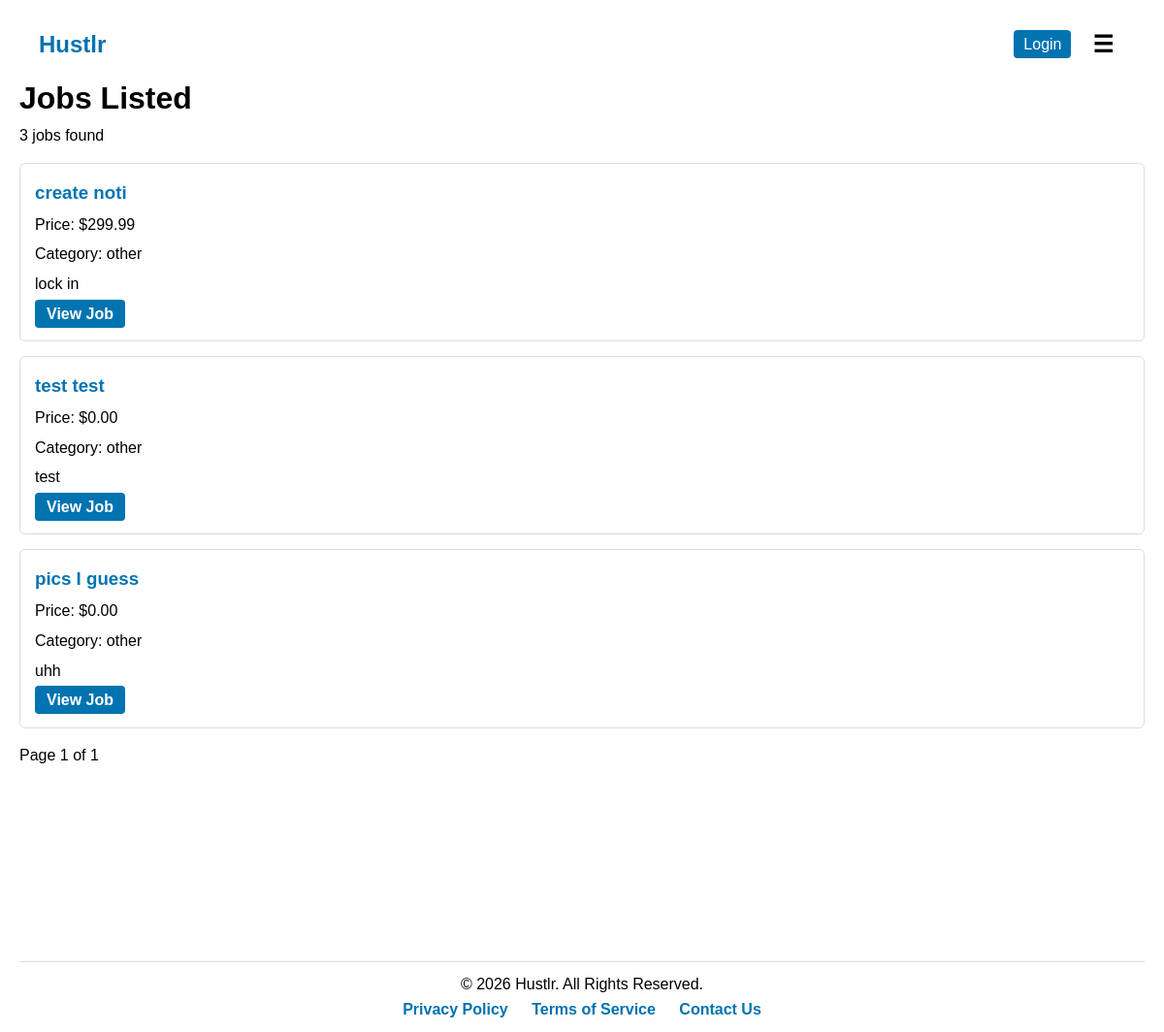
Page /users/user/1/jobs/ on the committed database.
### users/models.py (models this page shows, shortened)
class JobListing(models.Model):
    job_status = [
        ('open', 'Open'),
        ('pending', 'Pending'),
        ('completed', 'Completed'),
        ('closed', 'Closed'),
    ]
    job_category = [
        ('landscaping','Landscaping'),
        ('cleaning','Cleaning'),
        ('garbage_removal','Garbage Removal'),
        ('automotive','Automotive'),
        ('handyman','Handyman'),
        ('other','Other'),
    ]
    category = models.CharField(max_length=50, choices=job_category, default='Other')
    profile = models.ForeignKey(Profile, on_delete=models.CASCADE)
    price = models.FloatField(blank=False, default=0.0)
    title = models.TextField(max_length=20)
    description = models.CharField(max_length=800, blank=False)
    date = models.DateTimeField(auto_now_add=True)
    status = models.CharField(max_length=10, choices=job_status, default='Open')
    due_date = models.TextField(max_length=20, blank=True, null=True)

### users/views.py (the view)
# urls.py: path('user/<int:profile_id>/jobs/', views.user_jobs, name='user_jobs'),
def user_jobs(request, profile_id):
    profile = get_object_or_404(Profile, id=profile_id)
    jobs = JobListing.objects.filter(profile=profile)
    query = request.GET.get('q')
    category = request.GET.get('category')
    if query:
        jobs = jobs.filter(title__icontains=query)
    if category and category.strip():
        jobs = jobs.filter(category=category)
    paginator = Paginator(jobs, 10)  # 10 jobs per page
    page_number = request.GET.get('page')
    page_obj = paginator.get_page(page_number)
    return render(request, 'users/user_jobs.html', {
        'page_obj': page_obj,
        'job_count': jobs.count(),
    })

### users/context_processors.py (called while the page is built)
def unread_messages(request):
    if request.user.is_authenticated:
        conversations = Conversation.objects.filter(
            messages__is_read=False
        ).exclude(messages__sender=request.user).distinct()
        count = conversations.count()
    else:
        count = 0
    return {'unread_count': count}

### users/templates/users/user_jobs.html (shortened to what this page needs)
{% extends 'job_board/base.html' %}
{% load static %}
{% block extra_css %}
    <link rel="stylesheet" href="{% static 'css/jobs.css' %}">
{% endblock %}
{% block content%}
    <h1>Jobs Listed</h1>
    <p>{{ job_count }} jobs found</p>
    {% for job in page_obj %}
        <div class="job-card">
            <h3>
                <a href="{% url 'job_details' job.id %}">{{ job.title }}</a>
            </h3>
            <p>Price: ${{ job.price|floatformat:2 }}</p>
            <p>Category: {{ job.category }}</p>
            <p>{{ job.description|truncatewords:15|default:"No description provided." }}</p>
            <a class="button" href="{% url 'job_details' job.id %}">View Job</a>
        </div>
    {% empty %}
        <p>No jobs found</p>
    {% endfor %}
    <div class="pagination">
        <span>Page {{ page_obj.number }} of {{ page_obj.paginator.num_pages }}</span>
    </div>
{% endblock %}

### static/css/styles.css (style rules this page uses)
* { margin: 0; padding: 0; box-sizing: border-box; font-family: Arial, sans-serif; }
html { scroll-behavior: smooth; scroll-padding-top: 7rem; }
body { background-color: #ffffff; color: #000000; line-height: 1.6; padding: 0 20px; padding-top: 1rem; position: relative; }
a { text-decoration: none; color: #0073b1; }
form button, body a.button { background-color: #0073b1; color: white; border: none; padding: 6px 12px; border-radius: 4px; cursor: pointer; font-weight: bold; text-decoration: none; transition: background 0.2s; }

### static/css/jobs.css (style rules this page uses)
div.job-card { border: 1px solid #ddd; padding: 15px; margin: 15px 0; border-radius: 6px; background-color: #ffffff; transition: box-shadow 0.2s; }
div.job-card h3 a { color: #0073b1; text-decoration: none; }
div.job-card p { margin: 5px 0; }

### rows in the picture
JobListing: title "create noti", price "299.99", category "other", description "lock in"
JobListing: title "test test", price "0.00", category "other", description "test"
JobListing: title "pics I guess", price "0.00", category "other", description "uhh"

### other values in the picture
{{ job_count }} "3"
{{ page_obj.number }} "1"
{{ page_obj.paginator.num_pages }} "1"
